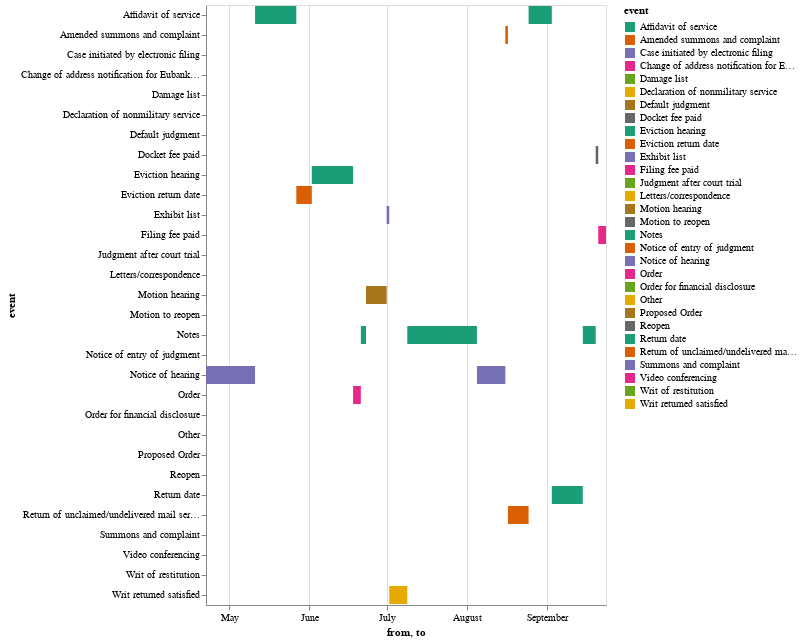

Notebook source saved alongside this figure:
### Code cell
alt.renderers.enable('default')
#alt.renderers.enable('jupyterlab')

chart = alt.Chart(data).mark_bar().encode(
    x='from',
    x2='to',
    y='event',
    color=alt.Color('event', scale=alt.Scale(scheme='dark2'))
)

chart

### Figure 1 — Vega-Lite specification as saved in the notebook (floating-point values rounded to 4 significant figures)
{"config": {"view": {"continuousWidth": 400, "continuousHeight": 300}}, "data": {"name": "data-5a5afc66d4192b5ba97807385e88cb0e"}, "mark": "bar", "encoding": {"color": {"type": "nominal", "field": "event", "scale": {"scheme": "dark2"}}, "x": {"type": "temporal", "field": "from"}, "x2": {"field": "to"}, "y": {"type": "nominal", "field": "event"}}, "$schema": "https://vega.github.io/schema/vega-lite/v4.8.1.json", "datasets": {"data-5a5afc66d4192b5ba97807385e88cb0e": [{"from": "2021-04-22T00:00:00", "to": "2021-04-22T00:00:00", "event": "Summons and complaint"}, {"from": "2021-04-22T00:00:00", "to": "2021-04-22T00:00:00", "event": "Case initiated by electronic filing"}, {"from": "2021-04-22T00:00:00", "to": "2021-04-22T00:00:00", "event": "Filing fee paid"}, {"from": "2021-04-22T00:00:00", "to": "2021-04-22T00:00:00", "event": "Declaration of nonmilitary service"}, {"from": "2021-04-22T00:00:00", "to": "2021-04-22T00:00:00", "event": "Declaration of nonmilitary service"}, {"from": "2021-04-22T00:00:00", "to": "2021-04-22T00:00:00", "event": "Declaration of nonmilitary service"}, {"from": "2021-04-22T00:00:00", "to": "2021-05-11T00:00:00", "event": "Notice of hearing"}, {"from": "2021-05-11T00:00:00", "to": "2021-05-11T00:00:00", "event": "Notes"}, {"from": "2021-05-11T00:00:00", "to": "2021-05-27T00:00:00", "event": "Affidavit of service"}, {"from": "2021-05-27T00:00:00", "to": "2021-05-27T00:00:00", "event": "Affidavit of service"}, {"from": "2021-05-27T00:00:00", "to": "2021-05-27T00:00:00", "event": "Declaration of nonmilitary service"}, {"from": "2021-05-27T00:00:00", "to": "2021-05-27T00:00:00", "event": "Declaration of nonmilitary service"}, {"from": "2021-05-27T00:00:00", "to": "2021-05-27T00:00:00", "event": "Declaration of nonmilitary service"}, {"from": "2021-05-27T00:00:00", "to": "2021-06-02T00:00:00", "event": "Eviction return date"}, {"from": "2021-06-02T00:00:00", "to": "2021-06-02T00:00:00", "event": "Video conferencing"}, {"from": "2021-06-02T00:00:00", "to": "2021-06-02T00:00:00", "event": "Notice of hearing"}, {"from": "2021-06-02T00:00:00", "to": "2021-06-18T00:00:00", "event": "Eviction hearing"}, {"from": "2021-06-18T00:00:00", "to": "2021-06-18T00:00:00", "event": "Writ of restitution"}, {"from": "2021-06-18T00:00:00", "to": "2021-06-18T00:00:00", "event": "Filing fee paid"}, {"from": "2021-06-18T00:00:00", "to": "2021-06-18T00:00:00", "event": "Filing fee paid"}, {"from": "2021-06-18T00:00:00", "to": "2021-06-18T00:00:00", "event": "Notes"}, {"from": "2021-06-18T00:00:00", "to": "2021-06-18T00:00:00", "event": "Other"}, {"from": "2021-06-18T00:00:00", "to": "2021-06-18T00:00:00", "event": "Motion to reopen"}, {"from": "2021-06-18T00:00:00", "to": "2021-06-18T00:00:00", "event": "Proposed Order"}, {"from": "2021-06-18T00:00:00", "to": "2021-06-21T00:00:00", "event": "Order"}, {"from": "2021-06-21T00:00:00", "to": "2021-06-21T00:00:00", "event": "Reopen"}, {"from": "2021-06-21T00:00:00", "to": "2021-06-23T00:00:00", "event": "Notes"}, {"from": "2021-06-23T00:00:00", "to": "2021-07-01T00:00:00", "event": "Motion hearing"}, {"from": "2021-07-01T00:00:00", "to": "2021-07-01T00:00:00", "event": "Filing fee paid"}, {"from": "2021-07-01T00:00:00", "to": "2021-07-01T00:00:00", "event": "Filing fee paid"}, {"from": "2021-07-01T00:00:00", "to": "2021-07-01T00:00:00", "event": "Writ of restitution"}, {"from": "2021-07-01T00:00:00", "to": "2021-07-01T00:00:00", "event": "Judgment after court trial"}, {"from": "2021-07-01T00:00:00", "to": "2021-07-02T00:00:00", "event": "Exhibit list"}, {"from": "2021-07-02T00:00:00", "to": "2021-07-02T00:00:00", "event": "Notice of entry of judgment"}, {"from": "2021-07-02T00:00:00", "to": "2021-07-09T00:00:00", "event": "Writ returned satisfied"}, {"from": "2021-07-09T00:00:00", "to": "2021-08-05T00:00:00", "event": "Notes"}, {"from": "2021-08-05T00:00:00", "to": "2021-08-05T00:00:00", "event": "Damage list"}, {"from": "2021-08-05T00:00:00", "to": "2021-08-16T00:00:00", "event": "Notice of hearing"}, {"from": "2021-08-16T00:00:00", "to": "2021-08-16T00:00:00", "event": "Notes"}, {"from": "2021-08-16T00:00:00", "to": "2021-08-17T00:00:00", "event": "Amended summons and complaint"}, {"from": "2021-08-17T00:00:00", "to": "2021-08-17T00:00:00", "event": "Change of address notification for Eubanks, Latasha"}, {"from": "2021-08-17T00:00:00", "to": "2021-08-25T00:00:00", "event": "Return of unclaimed/undelivered mail service"}, {"from": "2021-08-25T00:00:00", "to": "2021-09-03T00:00:00", "event": "Affidavit of service"}, {"from": "2021-09-03T00:00:00", "to": "2021-09-15T00:00:00", "event": "Return date"}, {"from": "2021-09-15T00:00:00", "to": "2021-09-15T00:00:00", "event": "Default judgment"}, {"from": "2021-09-15T00:00:00", "to": "2021-09-15T00:00:00", "event": "Video conferencing"}, {"from": "2021-09-15T00:00:00", "to": "2021-09-15T00:00:00", "event": "Notice of entry of judgment"}, {"from": "2021-09-15T00:00:00", "to": "2021-09-15T00:00:00", "event": "Order for financial disclosure"}, {"from": "2021-09-15T00:00:00", "to": "2021-09-20T00:00:00", "event": "Notes"}, {"from": "2021-09-20T00:00:00", "to": "2021-09-21T00:00:00", "event": "Docket fee paid"}, {"from": "2021-09-21T00:00:00", "to": "2021-09-24T00:00:00", "event": "Filing fee paid"}, {"from": "2021-09-24T00:00:00", "to": "2021-09-24T00:00:00", "event": "Letters/correspondence"}]}}
